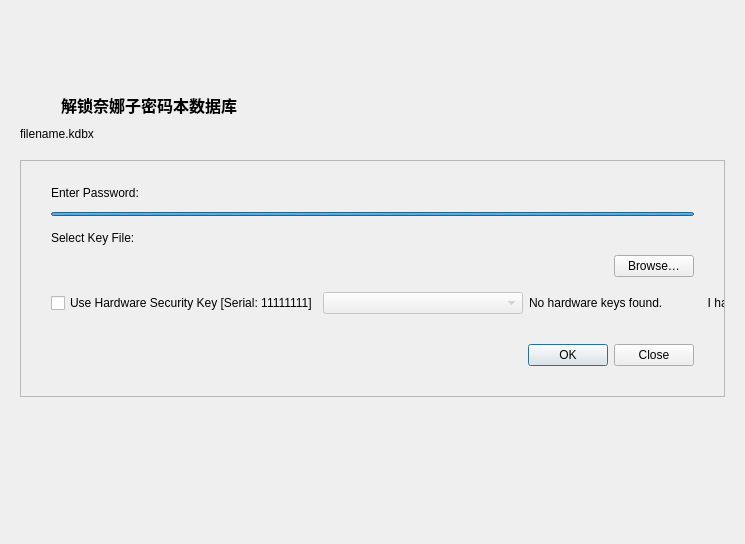
<?xml version="1.0" encoding="UTF-8"?>
<ui version="4.0">
 <class>DatabaseOpenWidget</class>
 <widget class="QWidget" name="DatabaseOpenWidget">
  <property name="geometry">
   <rect>
    <x>0</x>
    <y>0</y>
    <width>745</width>
    <height>544</height>
   </rect>
  </property>
  <property name="accessibleName">
   <string notr="true">解锁奈娜子密码本数据库</string>
  </property>
  <layout class="QVBoxLayout" name="verticalLayout" stretch="0,0">
   <item>
    <widget class="MessageWidget" name="messageWidget" native="true"/>
   </item>
   <item>
    <layout class="QHBoxLayout" name="horizontalLayout_3" stretch="1,0,1">
     <property name="spacing">
      <number>0</number>
     </property>
     <item>
      <spacer name="horizontalSpacer_3">
       <property name="orientation">
        <enum>Qt::Horizontal</enum>
       </property>
       <property name="sizeType">
        <enum>QSizePolicy::MinimumExpanding</enum>
       </property>
       <property name="sizeHint" stdset="0">
        <size>
         <width>0</width>
         <height>0</height>
        </size>
       </property>
      </spacer>
     </item>
     <item>
      <widget class="QWidget" name="formContainer" native="true">
       <layout class="QVBoxLayout" name="verticalLayout_4" stretch="1,0,0,0,0,2">
        <property name="sizeConstraint">
         <enum>QLayout::SetMinimumSize</enum>
        </property>
        <item>
         <spacer name="verticalSpacer_2">
          <property name="orientation">
           <enum>Qt::Vertical</enum>
          </property>
          <property name="sizeHint" stdset="0">
           <size>
            <width>20</width>
            <height>40</height>
           </size>
          </property>
         </spacer>
        </item>
        <item>
         <layout class="QHBoxLayout" name="horizontalLayout">
          <property name="spacing">
           <number>9</number>
          </property>
          <item>
           <widget class="QLabel" name="dbIconLabel">
            <property name="minimumSize">
             <size>
              <width>32</width>
              <height>32</height>
             </size>
            </property>
            <property name="text">
             <string/>
            </property>
            <property name="scaledContents">
             <bool>true</bool>
            </property>
           </widget>
          </item>
          <item>
           <widget class="QLabel" name="labelHeadline">
            <property name="font">
             <font>
              <pointsize>12</pointsize>
              <weight>75</weight>
              <bold>true</bold>
             </font>
            </property>
            <property name="text">
             <string notr="true">解锁奈娜子密码本数据库</string>
            </property>
           </widget>
          </item>
          <item>
           <spacer name="horizontalSpacer_2">
            <property name="orientation">
             <enum>Qt::Horizontal</enum>
            </property>
            <property name="sizeHint" stdset="0">
             <size>
              <width>40</width>
              <height>20</height>
             </size>
            </property>
           </spacer>
          </item>
         </layout>
        </item>
        <item>
         <widget class="ElidedLabel" name="fileNameLabel">
          <property name="text">
           <string notr="true">filename.kdbx</string>
          </property>
         </widget>
        </item>
        <item>
         <spacer name="verticalSpacer_3">
          <property name="orientation">
           <enum>Qt::Vertical</enum>
          </property>
          <property name="sizeType">
           <enum>QSizePolicy::Fixed</enum>
          </property>
          <property name="sizeHint" stdset="0">
           <size>
            <width>439</width>
            <height>13</height>
           </size>
          </property>
         </spacer>
        </item>
        <item>
         <widget class="QStackedWidget" name="centralStack">
          <property name="minimumSize">
           <size>
            <width>650</width>
            <height>0</height>
           </size>
          </property>
          <property name="frameShape">
           <enum>QFrame::StyledPanel</enum>
          </property>
          <property name="lineWidth">
           <number>1</number>
          </property>
          <property name="currentIndex">
           <number>0</number>
          </property>
          <widget class="QWidget" name="mainPage">
           <layout class="QVBoxLayout" name="verticalLayout_6">
            <property name="spacing">
             <number>5</number>
            </property>
            <property name="leftMargin">
             <number>30</number>
            </property>
            <property name="topMargin">
             <number>25</number>
            </property>
            <property name="rightMargin">
             <number>30</number>
            </property>
            <property name="bottomMargin">
             <number>25</number>
            </property>
            <item>
             <widget class="QFrame" name="enterPasswordComponent">
              <property name="lineWidth">
               <number>0</number>
              </property>
              <layout class="QVBoxLayout" name="enterPasswordComponentLayout">
               <property name="spacing">
                <number>10</number>
               </property>
               <property name="leftMargin">
                <number>0</number>
               </property>
               <property name="topMargin">
                <number>0</number>
               </property>
               <property name="rightMargin">
                <number>0</number>
               </property>
               <property name="bottomMargin">
                <number>10</number>
               </property>
               <item>
                <widget class="QLabel" name="passwordLabel">
                 <property name="text">
                  <string>Enter Password:</string>
                 </property>
                </widget>
               </item>
               <item>
                <layout class="QVBoxLayout" name="verticalLayout_2">
                 <property name="spacing">
                  <number>2</number>
                 </property>
                 <item>
                  <widget class="PasswordWidget" name="editPassword" native="true">
                   <property name="focusPolicy">
                    <enum>Qt::StrongFocus</enum>
                   </property>
                   <property name="accessibleName">
                    <string>Password field</string>
                   </property>
                  </widget>
                 </item>
                 <item>
                  <widget class="QProgressBar" name="hardwareKeyProgress">
                   <property name="maximumSize">
                    <size>
                     <width>16777215</width>
                     <height>4</height>
                    </size>
                   </property>
                   <property name="minimum">
                    <number>0</number>
                   </property>
                   <property name="maximum">
                    <number>0</number>
                   </property>
                   <property name="value">
                    <number>-1</number>
                   </property>
                   <property name="textVisible">
                    <bool>false</bool>
                   </property>
                  </widget>
                 </item>
                </layout>
               </item>
              </layout>
             </widget>
            </item>
            <item>
             <widget class="QFrame" name="selectKeyFileComponent">
              <property name="frameShape">
               <enum>QFrame::NoFrame</enum>
              </property>
              <property name="frameShadow">
               <enum>QFrame::Plain</enum>
              </property>
              <property name="lineWidth">
               <number>0</number>
              </property>
              <layout class="QVBoxLayout" name="selectKeyFileComponentLayout">
               <property name="spacing">
                <number>10</number>
               </property>
               <property name="leftMargin">
                <number>0</number>
               </property>
               <property name="topMargin">
                <number>0</number>
               </property>
               <property name="rightMargin">
                <number>0</number>
               </property>
               <property name="bottomMargin">
                <number>10</number>
               </property>
               <item>
                <widget class="QLabel" name="selectKeyFileLabel">
                 <property name="text">
                  <string>Select Key File:</string>
                 </property>
                </widget>
               </item>
               <item>
                <layout class="QHBoxLayout" name="horizontalLayout_7" stretch="1,0">
                 <item>
                  <widget class="PasswordWidget" name="keyFileLineEdit" native="true">
                   <property name="sizePolicy">
                    <sizepolicy hsizetype="Preferred" vsizetype="Preferred">
                     <horstretch>0</horstretch>
                     <verstretch>0</verstretch>
                    </sizepolicy>
                   </property>
                   <property name="focusPolicy">
                    <enum>Qt::StrongFocus</enum>
                   </property>
                   <property name="accessibleName">
                    <string>Key file to unlock the database</string>
                   </property>
                  </widget>
                 </item>
                 <item>
                  <widget class="QPushButton" name="buttonBrowseFile">
                   <property name="toolTip">
                    <string>Browse for key file</string>
                   </property>
                   <property name="accessibleName">
                    <string>Browse for key file</string>
                   </property>
                   <property name="text">
                    <string>Browse…</string>
                   </property>
                  </widget>
                 </item>
                </layout>
               </item>
              </layout>
             </widget>
            </item>
            <item>
             <widget class="QFrame" name="addAdditionalKeysComponent">
              <property name="lineWidth">
               <number>0</number>
              </property>
              <layout class="QHBoxLayout" name="addAdditionalKeysComponentLayout">
               <property name="sizeConstraint">
                <enum>QLayout::SetMinimumSize</enum>
               </property>
               <property name="leftMargin">
                <number>0</number>
               </property>
               <property name="topMargin">
                <number>0</number>
               </property>
               <property name="rightMargin">
                <number>0</number>
               </property>
               <property name="bottomMargin">
                <number>0</number>
               </property>
               <item>
                <widget class="QFrame" name="hardwareKeyComponent">
                 <layout class="QHBoxLayout" name="hardwareKeyComponentLayout">
                  <property name="spacing">
                   <number>5</number>
                  </property>
                  <property name="leftMargin">
                   <number>0</number>
                  </property>
                  <property name="topMargin">
                   <number>0</number>
                  </property>
                  <property name="rightMargin">
                   <number>0</number>
                  </property>
                  <property name="bottomMargin">
                   <number>0</number>
                  </property>
                  <item>
                   <widget class="QCheckBox" name="useHardwareKeyCheckBox">
                    <property name="text">
                     <string notr="true">Use Hardware Security Key [Serial: 11111111]</string>
                    </property>
                   </widget>
                  </item>
                  <item>
                   <widget class="QComboBox" name="hardwareKeyCombo">
                    <property name="enabled">
                     <bool>false</bool>
                    </property>
                    <property name="minimumSize">
                     <size>
                      <width>200</width>
                      <height>0</height>
                     </size>
                    </property>
                    <property name="maximumSize">
                     <size>
                      <width>300</width>
                      <height>16777215</height>
                     </size>
                    </property>
                    <property name="accessibleName">
                     <string>Hardware key slot selection</string>
                    </property>
                    <property name="editable">
                     <bool>false</bool>
                    </property>
                   </widget>
                  </item>
                 </layout>
                </widget>
               </item>
               <item>
                <widget class="QLabel" name="noHardwareKeysFoundLabel">
                 <property name="sizePolicy">
                  <sizepolicy hsizetype="Expanding" vsizetype="Preferred">
                   <horstretch>0</horstretch>
                   <verstretch>0</verstretch>
                  </sizepolicy>
                 </property>
                 <property name="text">
                  <string>No hardware keys found.</string>
                 </property>
                 <property name="margin">
                  <number>1</number>
                 </property>
                </widget>
               </item>
               <item>
                <spacer name="horizontalSpacer">
                 <property name="orientation">
                  <enum>Qt::Horizontal</enum>
                 </property>
                 <property name="sizeHint" stdset="0">
                  <size>
                   <width>40</width>
                   <height>20</height>
                  </size>
                 </property>
                </spacer>
               </item>
               <item>
                <widget class="QPushButton" name="refreshHardwareKeys">
                 <property name="cursor">
                  <cursorShape>PointingHandCursor</cursorShape>
                 </property>
                 <property name="toolTip">
                  <string>Refresh Hardware Keys</string>
                 </property>
                 <property name="accessibleName">
                  <string>Refresh Hardware Keys</string>
                 </property>
                 <property name="styleSheet">
                  <string notr="true">QPushButton { background-color: transparent; border: none; } </string>
                 </property>
                 <property name="text">
                  <string notr="true"/>
                 </property>
                </widget>
               </item>
               <item>
                <widget class="QLabel" name="addKeyFileLinkLabel">
                 <property name="cursor">
                  <cursorShape>PointingHandCursor</cursorShape>
                 </property>
                 <property name="focusPolicy">
                  <enum>Qt::TabFocus</enum>
                 </property>
                 <property name="toolTip">
                  <string>&lt;p&gt;In addition to a password, you can use a secret file to enhance the security of your database. This file can be generated in your database's security settings.&lt;/p&gt;&lt;p&gt;This is &lt;strong&gt;not&lt;/strong&gt; your *.kdbx database file!&lt;/p&gt;</string>
                 </property>
                 <property name="accessibleDescription">
                  <string>Click to add a key file.</string>
                 </property>
                 <property name="text">
                  <string>I have a key file</string>
                 </property>
                 <property name="alignment">
                  <set>Qt::AlignRight|Qt::AlignTrailing|Qt::AlignVCenter</set>
                 </property>
                 <property name="margin">
                  <number>1</number>
                 </property>
                 <property name="textInteractionFlags">
                  <set>Qt::LinksAccessibleByKeyboard|Qt::LinksAccessibleByMouse</set>
                 </property>
                </widget>
               </item>
              </layout>
             </widget>
            </item>
            <item>
             <layout class="QHBoxLayout" name="dialogButtonsLayout">
              <property name="spacing">
               <number>0</number>
              </property>
              <property name="topMargin">
               <number>25</number>
              </property>
              <property name="bottomMargin">
               <number>5</number>
              </property>
              <item alignment="Qt::AlignRight">
               <widget class="QDialogButtonBox" name="buttonBox">
                <property name="focusPolicy">
                 <enum>Qt::StrongFocus</enum>
                </property>
                <property name="standardButtons">
                 <set>QDialogButtonBox::Close|QDialogButtonBox::Ok</set>
                </property>
               </widget>
              </item>
             </layout>
            </item>
           </layout>
          </widget>
          <widget class="QWidget" name="quickUnlockPage">
           <layout class="QHBoxLayout" name="horizontalLayout_2">
            <property name="spacing">
             <number>0</number>
            </property>
            <property name="leftMargin">
             <number>10</number>
            </property>
            <property name="topMargin">
             <number>10</number>
            </property>
            <property name="rightMargin">
             <number>10</number>
            </property>
            <property name="bottomMargin">
             <number>10</number>
            </property>
            <item>
             <spacer name="horizontalSpacer_5">
              <property name="orientation">
               <enum>Qt::Horizontal</enum>
              </property>
              <property name="sizeHint" stdset="0">
               <size>
                <width>30</width>
                <height>0</height>
               </size>
              </property>
             </spacer>
            </item>
            <item>
             <layout class="QVBoxLayout" name="verticalLayout_5">
              <item>
               <spacer name="verticalSpacer_7">
                <property name="orientation">
                 <enum>Qt::Vertical</enum>
                </property>
                <property name="sizeHint" stdset="0">
                 <size>
                  <width>0</width>
                  <height>10</height>
                 </size>
                </property>
               </spacer>
              </item>
              <item>
               <widget class="QPushButton" name="quickUnlockButton">
                <property name="minimumSize">
                 <size>
                  <width>200</width>
                  <height>60</height>
                 </size>
                </property>
                <property name="font">
                 <font>
                  <pointsize>10</pointsize>
                  <weight>75</weight>
                  <bold>true</bold>
                 </font>
                </property>
                <property name="text">
                 <string>Unlock Database</string>
                </property>
                <property name="default">
                 <bool>true</bool>
                </property>
               </widget>
              </item>
              <item>
               <widget class="QPushButton" name="resetQuickUnlockButton">
                <property name="text">
                 <string>Cancel</string>
                </property>
               </widget>
              </item>
              <item>
               <spacer name="verticalSpacer_8">
                <property name="orientation">
                 <enum>Qt::Vertical</enum>
                </property>
                <property name="sizeHint" stdset="0">
                 <size>
                  <width>0</width>
                  <height>10</height>
                 </size>
                </property>
               </spacer>
              </item>
             </layout>
            </item>
            <item>
             <spacer name="horizontalSpacer_6">
              <property name="orientation">
               <enum>Qt::Horizontal</enum>
              </property>
              <property name="sizeHint" stdset="0">
               <size>
                <width>30</width>
                <height>0</height>
               </size>
              </property>
             </spacer>
            </item>
           </layout>
          </widget>
         </widget>
        </item>
        <item>
         <spacer name="verticalSpacer">
          <property name="orientation">
           <enum>Qt::Vertical</enum>
          </property>
          <property name="sizeType">
           <enum>QSizePolicy::MinimumExpanding</enum>
          </property>
          <property name="sizeHint" stdset="0">
           <size>
            <width>20</width>
            <height>55</height>
           </size>
          </property>
         </spacer>
        </item>
       </layout>
      </widget>
     </item>
     <item>
      <spacer name="horizontalSpacer_4">
       <property name="orientation">
        <enum>Qt::Horizontal</enum>
       </property>
       <property name="sizeType">
        <enum>QSizePolicy::MinimumExpanding</enum>
       </property>
       <property name="sizeHint" stdset="0">
        <size>
         <width>0</width>
         <height>0</height>
        </size>
       </property>
      </spacer>
     </item>
    </layout>
   </item>
  </layout>
 </widget>
 <customwidgets>
  <customwidget>
   <class>PasswordWidget</class>
   <extends>QWidget</extends>
   <header>gui/PasswordWidget.h</header>
   <container>1</container>
  </customwidget>
  <customwidget>
   <class>MessageWidget</class>
   <extends>QWidget</extends>
   <header>gui/MessageWidget.h</header>
   <container>1</container>
  </customwidget>
  <customwidget>
   <class>ElidedLabel</class>
   <extends>QLabel</extends>
   <header>gui/widgets/ElidedLabel.h</header>
  </customwidget>
 </customwidgets>
 <tabstops>
  <tabstop>quickUnlockButton</tabstop>
  <tabstop>resetQuickUnlockButton</tabstop>
  <tabstop>editPassword</tabstop>
  <tabstop>keyFileLineEdit</tabstop>
  <tabstop>buttonBrowseFile</tabstop>
  <tabstop>useHardwareKeyCheckBox</tabstop>
  <tabstop>hardwareKeyCombo</tabstop>
  <tabstop>refreshHardwareKeys</tabstop>
  <tabstop>addKeyFileLinkLabel</tabstop>
  <tabstop>buttonBox</tabstop>
 </tabstops>
 <resources/>
 <connections/>
</ui>
